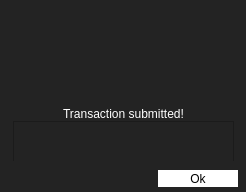
<?xml version="1.0" encoding="UTF-8"?>
<ui version="4.0">
 <class>ProcessingWindow</class>
 <widget class="QDialog" name="ProcessingWindow">
  <property name="geometry">
   <rect>
    <x>0</x>
    <y>0</y>
    <width>246</width>
    <height>192</height>
   </rect>
  </property>
  <property name="windowTitle">
   <string>Dialog</string>
  </property>
  <property name="styleSheet">
   <string notr="true">background-color:#232323;
color:white;</string>
  </property>
  <widget class="QWidget" name="horizontalLayoutWidget_2">
   <property name="geometry">
    <rect>
     <x>70</x>
     <y>10</y>
     <width>101</width>
     <height>91</height>
    </rect>
   </property>
   <layout class="QHBoxLayout" name="horizontalLayout_2"/>
  </widget>
  <widget class="QLabel" name="label">
   <property name="geometry">
    <rect>
     <x>14</x>
     <y>110</y>
     <width>211</width>
     <height>21</height>
    </rect>
   </property>
   <property name="text">
    <string>Please wait while your transaction gets processed.</string>
   </property>
   <property name="alignment">
    <set>Qt::AlignCenter</set>
   </property>
   <property name="wordWrap">
    <bool>true</bool>
   </property>
  </widget>
  <widget class="QPushButton" name="pushButton">
   <property name="geometry">
    <rect>
     <x>158</x>
     <y>170</y>
     <width>80</width>
     <height>17</height>
    </rect>
   </property>
   <property name="styleSheet">
    <string notr="true">background-color:white;
color:black;
border: none;
/*padding:30px;*/
width:80px;
padding-top:3px;
padding-bottom:3px;</string>
   </property>
   <property name="text">
    <string>Ok</string>
   </property>
  </widget>
  <widget class="QWidget" name="widget" native="true">
   <property name="geometry">
    <rect>
     <x>0</x>
     <y>0</y>
     <width>241</width>
     <height>161</height>
    </rect>
   </property>
   <widget class="QLabel" name="label_2">
    <property name="geometry">
     <rect>
      <x>8</x>
      <y>103</y>
      <width>231</width>
      <height>21</height>
     </rect>
    </property>
    <property name="text">
     <string>Transaction submitted!</string>
    </property>
    <property name="alignment">
     <set>Qt::AlignCenter</set>
    </property>
    <property name="wordWrap">
     <bool>true</bool>
    </property>
   </widget>
   <widget class="QLabel" name="label_3">
    <property name="geometry">
     <rect>
      <x>70</x>
      <y>10</y>
      <width>101</width>
      <height>81</height>
     </rect>
    </property>
    <property name="text">
     <string/>
    </property>
    <property name="pixmap">
     <pixmap>resources/done.svg</pixmap>
    </property>
    <property name="scaledContents">
     <bool>true</bool>
    </property>
    <property name="wordWrap">
     <bool>false</bool>
    </property>
   </widget>
   <widget class="QPlainTextEdit" name="plainTextEdit">
    <property name="geometry">
     <rect>
      <x>13</x>
      <y>121</y>
      <width>221</width>
      <height>41</height>
     </rect>
    </property>
   </widget>
  </widget>
 </widget>
 <resources/>
 <connections/>
</ui>
